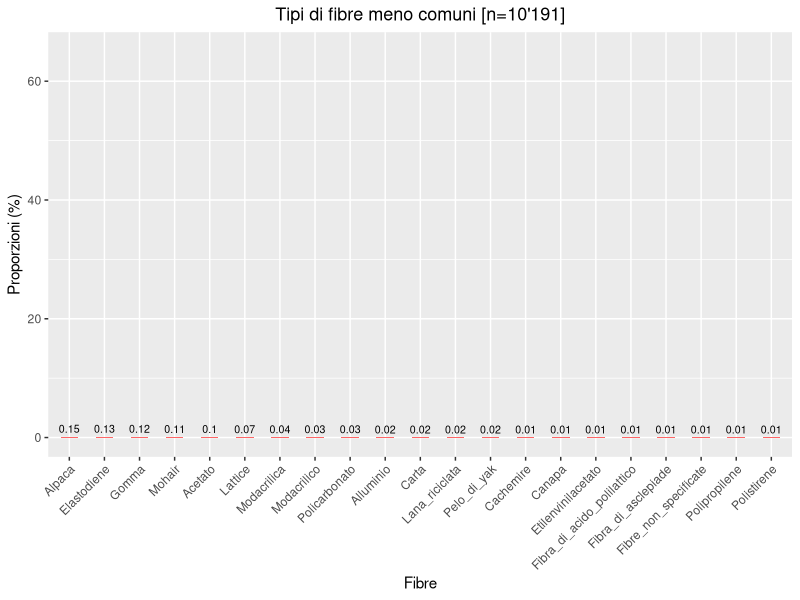
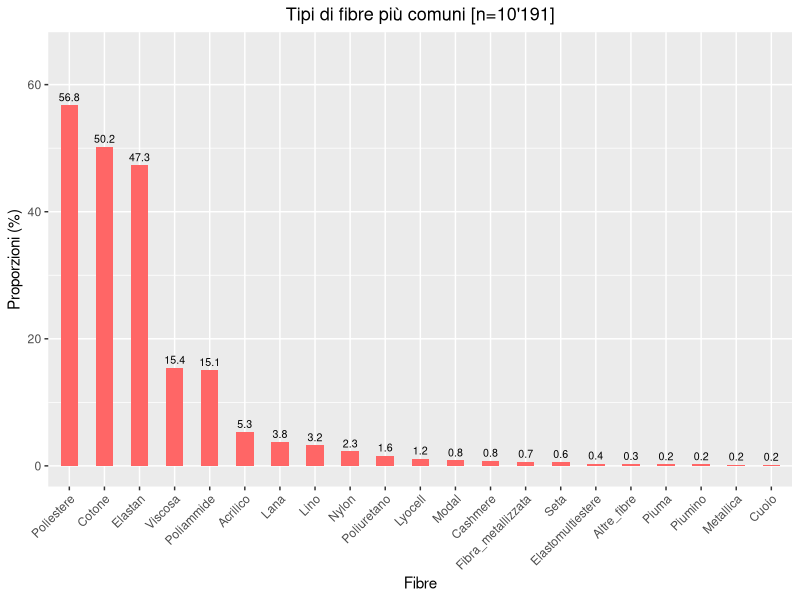
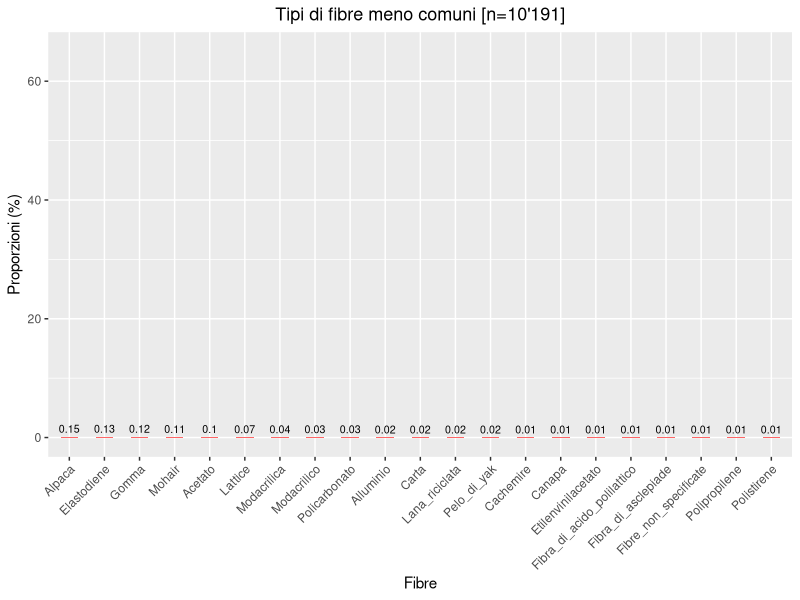
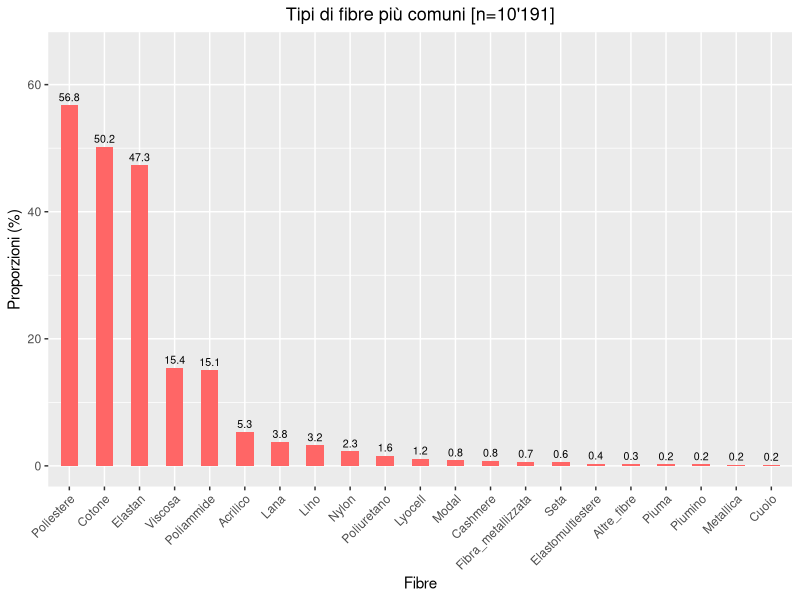

The R source for these figures, in order:
library(readr)
Vestiti <- read_csv("Vestiti.csv")

# Ordinamento dataset -----
dati <- Vestiti[,-c(1,2,3,4)]
rm(Vestiti)

# Tabelle di frequenza -----
materiali <- dati[,-c(1:11)]
materiali <- materiali[,-45]

rm(dati)

#Nota: rimuovere i materiali che non hanno alcuna corrispondenza.
#Primo ciclo for per identificare i materiali che non hanno alcuna corrispondenza.
da_eliminare=rep(0,ncol(materiali))

for (i in 1:ncol(materiali)){
  if (is.na(table(materiali[,i])[2])==TRUE){
    da_eliminare[i]=i
  }
} 






materiali <- materiali[,-da_eliminare] #eliminazione dei materiali che non hanno prodotti associati
                                   #probabilmente è successo in quanto alcuni prodotti sono stati esclusi dal dataset.
rm(da_eliminare)
#Secondo ciclo for per creare la tabella di frequenza riguardante i materiali.
elenco_materiali=rep(0,ncol(materiali))
for (i in 1:ncol(materiali)){
  elenco_materiali[i]=table(materiali[,i])[2]
} 
rm(i)

## Dataframe -----
df <- materiali[1,]
df <- rbind(df,elenco_materiali)
df <- df[2,]
rm(elenco_materiali,materiali)


nomi <- colnames(df)
numeri <-as.vector(t(df[1,]))
df <- data.frame(nomi,numeri)
df<- df[order(df$numeri),]
rm(nomi,numeri)

## Table -----
#v=as.vector(t(df[1,]))
#v=as.table(v)
#rownames(v) <- colnames(df)
#barplot(v)

df$percentuale <- round(df$numeri * 100 /10191,2)


# Grafico -----

## Valori piccoli  -----
library(ggplot2)
options(repr.plot.width = 20, repr.plot.height =11)
ggplot(df[1:21,], aes(x=reorder(nomi,-percentuale), percentuale) )+
  geom_bar(stat = "identity",fill = "#FF6666",width = 0.5,  position=position_dodge(width =0.7))+ 
  scale_x_discrete("Fibre")+
  theme(axis.text.x = element_text(angle = 45,hjust=1))+
  labs( y="Proporzioni (%)",x="Materiali",title ="Tipi di fibre meno comuni [n=10'191]" )+ #Etichetta asse y
  geom_text(aes(label = round(percentuale,2)), position = position_dodge(1), size=2.7,vjust=-0.5)+#Aggiunta scritte sulle colonne
  theme(plot.title = element_text(hjust = 0.5,size=13))+
  scale_y_continuous(limits = c(0, 65))#+ #Impostare il titolo

## Esportare il grafico -----
ggsave("/Users/mattia/Desktop/dati/Grafici/3B)Fibre_meno_comuni.pdf", width = 20, height = 11, units = "cm")

## Valori grandi -----
options(repr.plot.width = 20, repr.plot.height =11)
ggplot(df[22:42,], aes(x=reorder(nomi,-percentuale), percentuale) )+
  geom_bar(stat = "identity",fill = "#FF6666",width = 0.5,  position=position_dodge(width =0.7))+ 
  scale_x_discrete("Fibre")+
  theme(axis.text.x = element_text(angle = 45,hjust=1))+
  labs( y="Proporzioni (%)",x="Materiali",title ="Tipi di fibre più comuni [n=10'191]" )+ #Etichetta asse y
  geom_text(aes(label = round(percentuale,1)), position = position_dodge(1), size=2.7,vjust=-0.5)+#Aggiunta scritte sulle colonne
theme(plot.title = element_text(hjust = 0.5,size=13))+ #Impostare il titolo
    scale_y_continuous(limits = c(0, 65))

ggsave("/Users/mattia/Desktop/dati/Grafici/3A)Fibre_piu_comuni.pdf", width = 20, height = 11, units = "cm")
  